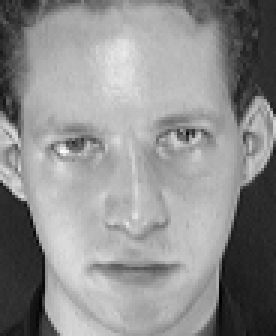
%> input picture Lab3/Face/training/s1/3.png, 92 x 112 px (shown 3 times larger); its folder holds 2 pictures in this run
$ octave Lab3.m   (GNU Octave 9; MATLAB toolbox functions it lacks are replaced by stand-ins)
%> lines starting %> are read from the running program, lines starting %| are printed output that depends on the picture
%% part 1
%1.2
clear
folders = dir('Face\training');
folders=folders(~ismember({folders.name},{'.','..'}));
subFolders = folders([folders.isdir]);
X = [];
for k = 1 : length(subFolders)
    cur_dr=['Face\training\' subFolders(k).name];
    images=dir(cur_dr);
    images=images(~ismember({images.name},{'.','..'}));

    x_i = 0;
    for i=1 : length(images)
        A = imread([cur_dr '\' images(i).name]);
%> A is the input picture: size 112x92x3 uint8; min 0, max 255, mean 142.3
        A = rgb2gray(A);
%> A: size 112x92 uint8
        x_i = x_i+1;
        X(:,x_i) = reshape(A,[10304,1]);
    end
end
%% part 2

X_mean= mean(X,2);
meanIMG = uint8(reshape(X_mean, [112,92]));
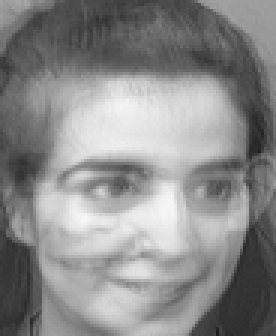
%> meanIMG: size 112x92 uint8 (shown 3 times larger); min 29, max 247, mean 138.9
meanIMG = uint8(meanIMG);
imshow(meanIMG)
%imwrite(meanIMG,'몀ean.bmp');
for i = 1:8
%> (the run ends here)
